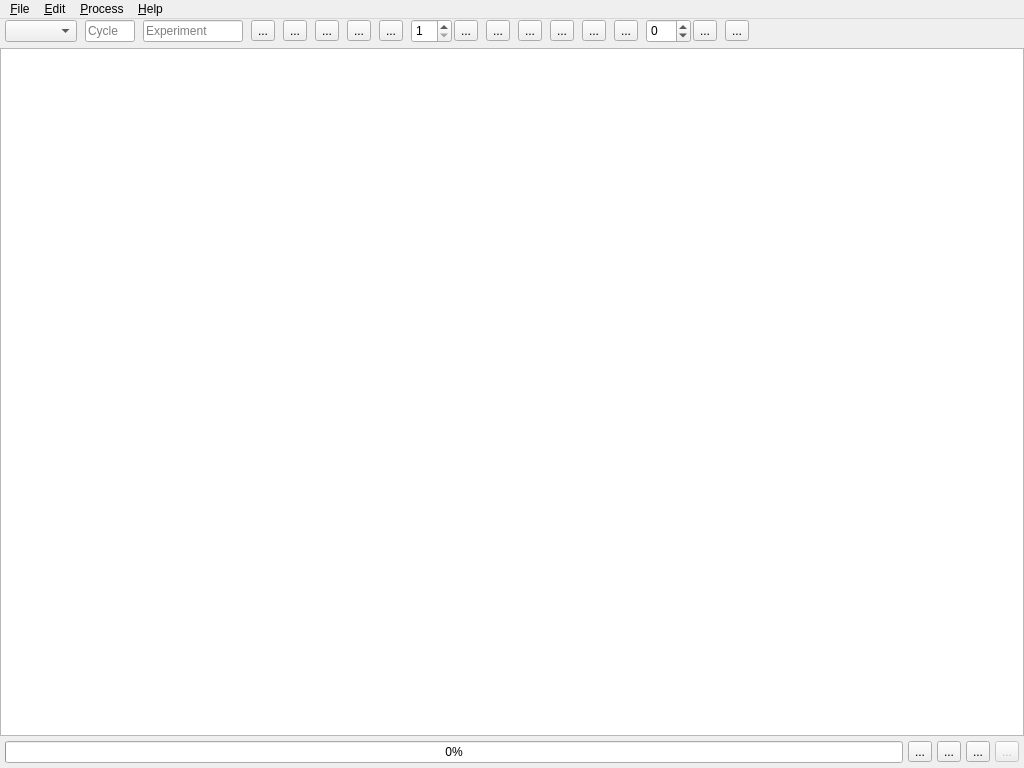
<?xml version="1.0" encoding="UTF-8"?>
<ui version="4.0">
 <class>MainWindow</class>
 <widget class="QMainWindow" name="MainWindow">
  <property name="geometry">
   <rect>
    <x>0</x>
    <y>0</y>
    <width>1024</width>
    <height>768</height>
   </rect>
  </property>
  <property name="minimumSize">
   <size>
    <width>1024</width>
    <height>768</height>
   </size>
  </property>
  <property name="styleSheet">
   <string notr="true"/>
  </property>
  <widget class="QWidget" name="centralwidget">
   <property name="styleSheet">
    <string notr="true"/>
   </property>
   <layout class="QVBoxLayout" name="verticalLayout" stretch="0,1,0">
    <property name="spacing">
     <number>5</number>
    </property>
    <property name="leftMargin">
     <number>0</number>
    </property>
    <property name="topMargin">
     <number>0</number>
    </property>
    <property name="rightMargin">
     <number>0</number>
    </property>
    <property name="bottomMargin">
     <number>5</number>
    </property>
    <item>
     <layout class="QHBoxLayout" name="toolbar">
      <property name="spacing">
       <number>8</number>
      </property>
      <property name="leftMargin">
       <number>5</number>
      </property>
      <property name="topMargin">
       <number>0</number>
      </property>
      <property name="rightMargin">
       <number>5</number>
      </property>
      <property name="bottomMargin">
       <number>0</number>
      </property>
      <item>
       <widget class="QComboBox" name="modeSelector">
        <property name="toolTip">
         <string>Acquisition mode</string>
        </property>
        <property name="sizeAdjustPolicy">
         <enum>QComboBox::AdjustToContents</enum>
        </property>
       </widget>
      </item>
      <item>
       <widget class="QLineEdit" name="cycleNumber">
        <property name="minimumSize">
         <size>
          <width>0</width>
          <height>0</height>
         </size>
        </property>
        <property name="maximumSize">
         <size>
          <width>50</width>
          <height>16777215</height>
         </size>
        </property>
        <property name="toolTip">
         <string>Cycle number</string>
        </property>
        <property name="placeholderText">
         <string>Cycle</string>
        </property>
       </widget>
      </item>
      <item>
       <widget class="QLineEdit" name="experimentId">
        <property name="maximumSize">
         <size>
          <width>100</width>
          <height>16777215</height>
         </size>
        </property>
        <property name="toolTip">
         <string>Experiment ID</string>
        </property>
        <property name="placeholderText">
         <string>Experiment</string>
        </property>
       </widget>
      </item>
      <item>
       <widget class="QToolButton" name="datadirs">
        <property name="toolTip">
         <string>Manage data directories</string>
        </property>
        <property name="text">
         <string>...</string>
        </property>
       </widget>
      </item>
      <item>
       <widget class="QToolButton" name="settings">
        <property name="toolTip">
         <string>Settings window</string>
        </property>
        <property name="text">
         <string>...</string>
        </property>
       </widget>
      </item>
      <item>
       <widget class="QToolButton" name="export">
        <property name="toolTip">
         <string>Export settings window</string>
        </property>
        <property name="text">
         <string>...</string>
        </property>
       </widget>
      </item>
      <item>
       <widget class="QToolButton" name="load">
        <property name="toolTip">
         <string>Load rundex</string>
        </property>
        <property name="text">
         <string>...</string>
        </property>
       </widget>
      </item>
      <item>
       <widget class="QToolButton" name="save">
        <property name="toolTip">
         <string>Save rundex</string>
        </property>
        <property name="text">
         <string>...</string>
        </property>
       </widget>
      </item>
      <item>
       <layout class="QHBoxLayout" name="horizontalLayout_4">
        <property name="spacing">
         <number>2</number>
        </property>
        <item>
         <widget class="QSpinBox" name="nrows">
          <property name="minimumSize">
           <size>
            <width>0</width>
            <height>24</height>
           </size>
          </property>
          <property name="maximumSize">
           <size>
            <width>16777215</width>
            <height>24</height>
           </size>
          </property>
          <property name="toolTip">
           <string>Number of row</string>
          </property>
          <property name="minimum">
           <number>1</number>
          </property>
         </widget>
        </item>
        <item>
         <widget class="QToolButton" name="addrow">
          <property name="toolTip">
           <string>Add row(s)</string>
          </property>
          <property name="text">
           <string>...</string>
          </property>
         </widget>
        </item>
       </layout>
      </item>
      <item>
       <widget class="QToolButton" name="deleterow">
        <property name="minimumSize">
         <size>
          <width>0</width>
          <height>1</height>
         </size>
        </property>
        <property name="toolTip">
         <string>Delete selected row(s)</string>
        </property>
        <property name="text">
         <string>...</string>
        </property>
       </widget>
      </item>
      <item>
       <widget class="QToolButton" name="cut">
        <property name="toolTip">
         <string>Cut selected cell(s)</string>
        </property>
        <property name="text">
         <string>...</string>
        </property>
       </widget>
      </item>
      <item>
       <widget class="QToolButton" name="copy">
        <property name="minimumSize">
         <size>
          <width>0</width>
          <height>0</height>
         </size>
        </property>
        <property name="toolTip">
         <string>Copy selected cell(s)</string>
        </property>
        <property name="text">
         <string>...</string>
        </property>
       </widget>
      </item>
      <item>
       <widget class="QToolButton" name="paste">
        <property name="minimumSize">
         <size>
          <width>0</width>
          <height>0</height>
         </size>
        </property>
        <property name="toolTip">
         <string>Paste cell(s)</string>
        </property>
        <property name="text">
         <string>...</string>
        </property>
       </widget>
      </item>
      <item>
       <widget class="QToolButton" name="erase">
        <property name="minimumSize">
         <size>
          <width>0</width>
          <height>0</height>
         </size>
        </property>
        <property name="toolTip">
         <string>Erase selected cell(s)</string>
        </property>
        <property name="text">
         <string>...</string>
        </property>
       </widget>
      </item>
      <item>
       <layout class="QHBoxLayout" name="horizontalLayout_3">
        <property name="spacing">
         <number>2</number>
        </property>
        <item>
         <widget class="QSpinBox" name="increment">
          <property name="minimumSize">
           <size>
            <width>0</width>
            <height>24</height>
           </size>
          </property>
          <property name="maximumSize">
           <size>
            <width>16777215</width>
            <height>24</height>
           </size>
          </property>
          <property name="toolTip">
           <string>Increment value</string>
          </property>
          <property name="buttonSymbols">
           <enum>QAbstractSpinBox::UpDownArrows</enum>
          </property>
          <property name="showGroupSeparator" stdset="0">
           <bool>false</bool>
          </property>
          <property name="minimum">
           <number>-99</number>
          </property>
         </widget>
        </item>
        <item>
         <widget class="QToolButton" name="fill">
          <property name="toolTip">
           <string>Fill increment of selected cells</string>
          </property>
          <property name="text">
           <string>...</string>
          </property>
         </widget>
        </item>
       </layout>
      </item>
      <item>
       <widget class="QToolButton" name="help">
        <property name="sizePolicy">
         <sizepolicy hsizetype="Fixed" vsizetype="Fixed">
          <horstretch>0</horstretch>
          <verstretch>0</verstretch>
         </sizepolicy>
        </property>
        <property name="toolTip">
         <string>Help</string>
        </property>
        <property name="text">
         <string>...</string>
        </property>
       </widget>
      </item>
      <item>
       <spacer name="horizontalSpacer">
        <property name="orientation">
         <enum>Qt::Horizontal</enum>
        </property>
        <property name="sizeHint" stdset="0">
         <size>
          <width>40</width>
          <height>20</height>
         </size>
        </property>
       </spacer>
      </item>
      <item>
       <widget class="QLabel" name="label">
        <property name="sizePolicy">
         <sizepolicy hsizetype="Fixed" vsizetype="Fixed">
          <horstretch>0</horstretch>
          <verstretch>0</verstretch>
         </sizepolicy>
        </property>
        <property name="maximumSize">
         <size>
          <width>40</width>
          <height>40</height>
         </size>
        </property>
        <property name="text">
         <string/>
        </property>
        <property name="pixmap">
         <pixmap>../../../../../../images/ILL_logo.png</pixmap>
        </property>
        <property name="scaledContents">
         <bool>true</bool>
        </property>
        <property name="alignment">
         <set>Qt::AlignCenter</set>
        </property>
       </widget>
      </item>
     </layout>
    </item>
    <item>
     <widget class="DrillTableWidget" name="table">
      <attribute name="horizontalHeaderStretchLastSection">
       <bool>true</bool>
      </attribute>
     </widget>
    </item>
    <item>
     <layout class="QHBoxLayout" name="footer">
      <property name="leftMargin">
       <number>5</number>
      </property>
      <property name="rightMargin">
       <number>5</number>
      </property>
      <item>
       <widget class="QProgressBar" name="progressBar">
        <property name="value">
         <number>0</number>
        </property>
       </widget>
      </item>
      <item>
       <widget class="QToolButton" name="processRows">
        <property name="toolTip">
         <string>Process selected row(s)</string>
        </property>
        <property name="text">
         <string>...</string>
        </property>
       </widget>
      </item>
      <item>
       <widget class="QToolButton" name="buttonProcessGroup">
        <property name="toolTip">
         <string>Process selected group(s)</string>
        </property>
        <property name="text">
         <string>...</string>
        </property>
       </widget>
      </item>
      <item>
       <widget class="QToolButton" name="buttonProcessAll">
        <property name="toolTip">
         <string>Process all</string>
        </property>
        <property name="text">
         <string>...</string>
        </property>
       </widget>
      </item>
      <item>
       <widget class="QToolButton" name="stop">
        <property name="enabled">
         <bool>false</bool>
        </property>
        <property name="toolTip">
         <string>Stop processing</string>
        </property>
        <property name="text">
         <string>...</string>
        </property>
       </widget>
      </item>
     </layout>
    </item>
   </layout>
  </widget>
  <widget class="QMenuBar" name="menubar">
   <property name="geometry">
    <rect>
     <x>0</x>
     <y>0</y>
     <width>1024</width>
     <height>25</height>
    </rect>
   </property>
   <widget class="QMenu" name="menuFile">
    <property name="title">
     <string>&amp;File</string>
    </property>
    <addaction name="actionNew"/>
    <addaction name="actionLoadRundex"/>
    <addaction name="actionSaveAs"/>
    <addaction name="actionSave"/>
    <addaction name="actionManageDirectories"/>
    <addaction name="actionSettings"/>
    <addaction name="separator"/>
    <addaction name="actionClose"/>
   </widget>
   <widget class="QMenu" name="menuProcess">
    <property name="title">
     <string>&amp;Edit</string>
    </property>
    <widget class="QMenu" name="menuRow_s">
     <property name="title">
      <string>&amp;Row(s)</string>
     </property>
     <addaction name="actionAddRow"/>
     <addaction name="actionDelRow"/>
     <addaction name="actionCopyRow"/>
     <addaction name="actionCutRow"/>
     <addaction name="actionPasteRow"/>
    </widget>
    <widget class="QMenu" name="menuColumns_s">
     <property name="title">
      <string>&amp;Columns(s)</string>
     </property>
     <widget class="QMenu" name="menuAddRemoveColumn">
      <property name="title">
       <string>&amp;Add/remove column</string>
      </property>
     </widget>
     <addaction name="menuAddRemoveColumn"/>
    </widget>
    <widget class="QMenu" name="menuCell_s">
     <property name="title">
      <string>Cell(&amp;s)</string>
     </property>
     <addaction name="actionErase"/>
    </widget>
    <addaction name="menuColumns_s"/>
    <addaction name="menuRow_s"/>
    <addaction name="menuCell_s"/>
   </widget>
   <widget class="QMenu" name="menuProcess_2">
    <property name="title">
     <string>&amp;Process</string>
    </property>
    <addaction name="actionProcessRow"/>
    <addaction name="actionProcessGroup"/>
    <addaction name="actionProcessAll_2"/>
    <addaction name="actionStopProcessing"/>
   </widget>
   <widget class="QMenu" name="menuHelp">
    <property name="title">
     <string>&amp;Help</string>
    </property>
    <addaction name="actionHelp"/>
   </widget>
   <addaction name="menuFile"/>
   <addaction name="menuProcess"/>
   <addaction name="menuProcess_2"/>
   <addaction name="menuHelp"/>
  </widget>
  <action name="actionLoadRundex">
   <property name="text">
    <string>&amp;Load rundex</string>
   </property>
   <property name="shortcut">
    <string>Ctrl+O</string>
   </property>
  </action>
  <action name="actionProcessSelected">
   <property name="text">
    <string>Process selected row(s)</string>
   </property>
  </action>
  <action name="actionProcessAll">
   <property name="text">
    <string>Process selected rows</string>
   </property>
  </action>
  <action name="actionSaveAs">
   <property name="text">
    <string>&amp;Save rundex as</string>
   </property>
  </action>
  <action name="actionManageDirectories">
   <property name="text">
    <string>&amp;Manage data directories</string>
   </property>
  </action>
  <action name="actionSettings">
   <property name="text">
    <string>S&amp;ettings</string>
   </property>
  </action>
  <action name="actionProcessRow">
   <property name="text">
    <string>&amp;Process select row(s)</string>
   </property>
  </action>
  <action name="actionProcessAll_2">
   <property name="text">
    <string>Process all &amp;rows</string>
   </property>
  </action>
  <action name="actionStopProcessing">
   <property name="text">
    <string>&amp;Stop processing</string>
   </property>
  </action>
  <action name="actionCopyRow">
   <property name="text">
    <string>&amp;Copy selected row(s)</string>
   </property>
  </action>
  <action name="actionCutRow">
   <property name="text">
    <string>Cut &amp;selected row(s)</string>
   </property>
  </action>
  <action name="actionPasteRow">
   <property name="text">
    <string>&amp;Paste row(s)</string>
   </property>
  </action>
  <action name="actionErase">
   <property name="text">
    <string>&amp;Erase selected cell(s)</string>
   </property>
  </action>
  <action name="actionAddRow">
   <property name="text">
    <string>&amp;Add a row</string>
   </property>
  </action>
  <action name="actionDelRow">
   <property name="text">
    <string>&amp;Remove selected row(s)</string>
   </property>
  </action>
  <action name="actionSave">
   <property name="text">
    <string>Save &amp;rundex</string>
   </property>
   <property name="shortcut">
    <string>Ctrl+S</string>
   </property>
  </action>
  <action name="actionClose">
   <property name="text">
    <string>&amp;Close</string>
   </property>
   <property name="shortcut">
    <string>Ctrl+Q</string>
   </property>
  </action>
  <action name="actionHelp">
   <property name="text">
    <string>&amp;DrILL help</string>
   </property>
  </action>
  <action name="actiona">
   <property name="text">
    <string>a</string>
   </property>
  </action>
  <action name="actionNew">
   <property name="text">
    <string>&amp;New</string>
   </property>
   <property name="shortcut">
    <string>Ctrl+N</string>
   </property>
  </action>
  <action name="actionProcessGroup">
   <property name="text">
    <string>Process selected &amp;group(s)</string>
   </property>
  </action>
 </widget>
 <customwidgets>
  <customwidget>
   <class>DrillTableWidget</class>
   <extends>QTableWidget</extends>
   <header>mantidqtinterfaces.drill.view.DrillTableWidget</header>
  </customwidget>
 </customwidgets>
 <resources/>
 <connections/>
</ui>
